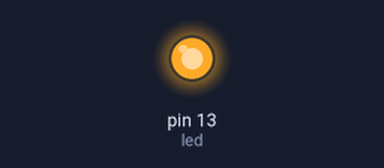
This sketch was run on a simulated Arduino Uno, built with avr-gcc and run on an emulated ATmega328P. On the bench: output pins drawn as LEDs (lit = HIGH).

Above: at 3.7 s.
At 37.98 s:
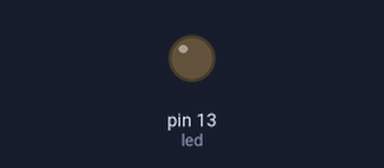
Timing chart, 0 to 40.0 s (numbered marks = the images above):
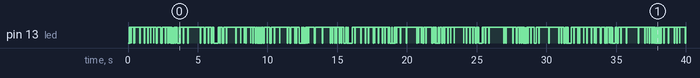

The sketch:

2Simulare_PWM_pe_un_pin_NON_PWM.ino
```cpp
int led=13;

void setup() {
    pinMode(led, OUTPUT);
}

int pas=0;
int limita=0;
int dir=5;
long long t=0;
long long contor=0;

void loop() {
  if(millis()-t > 30)
  {
    t=millis();
    limita += dir;
    if(limita==0) Serial.println(contor);
    if (limita>250 || limita<5) dir*=-1;
  }
 contor++;
  pas++;
  if (pas<limita) digitalWrite(led,1);
          else digitalWrite(led,0);
  if (pas>255) pas=0;
}
```
